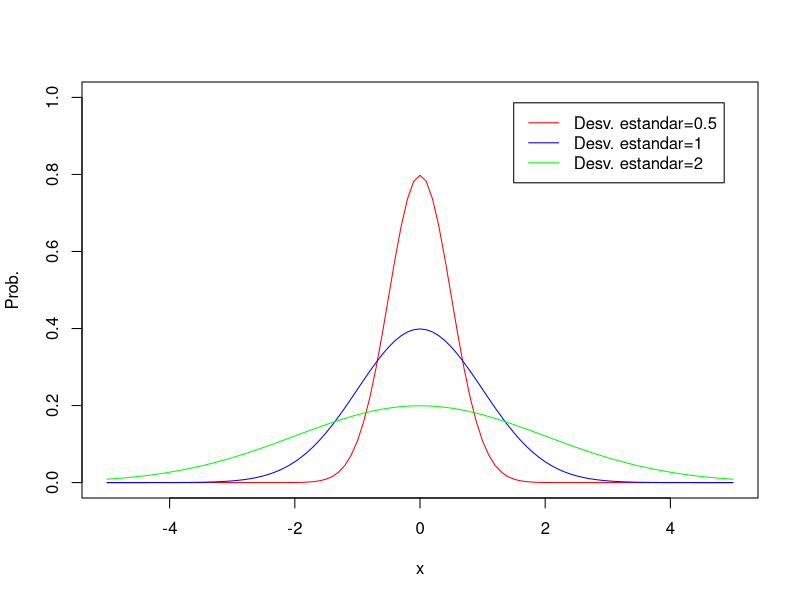

The R script that drew this image:
# El type="n" hace que el se cree la figura (ejes, titulos, etc) pero que
# no se represente nada
xval <- seq(-5,5,0.1)
plot(1, xlim=range(xval), ylim=c(0,1), xlab="x", ylab="Prob.", type="n")

# diferentes desviaciones y colores para cada una de ellas
desv <- c(0.5, 1, 2)
cols <- c("red", "blue", "green")

for (i in 1:length(desv)) {
  # calcular el valor de la distribucion normal para cada desviacion
  # tipica y añadirlo al grafico con un color distinto
  lines(xval, dnorm(xval, sd=desv[i]), col=cols[i])
}

# ejemplo de como añadir una leyenda a la figura
labels <- paste("Desv. estandar=",desv, sep="")
legend("topright", labels, lty=1, col=cols, inset=0.05)